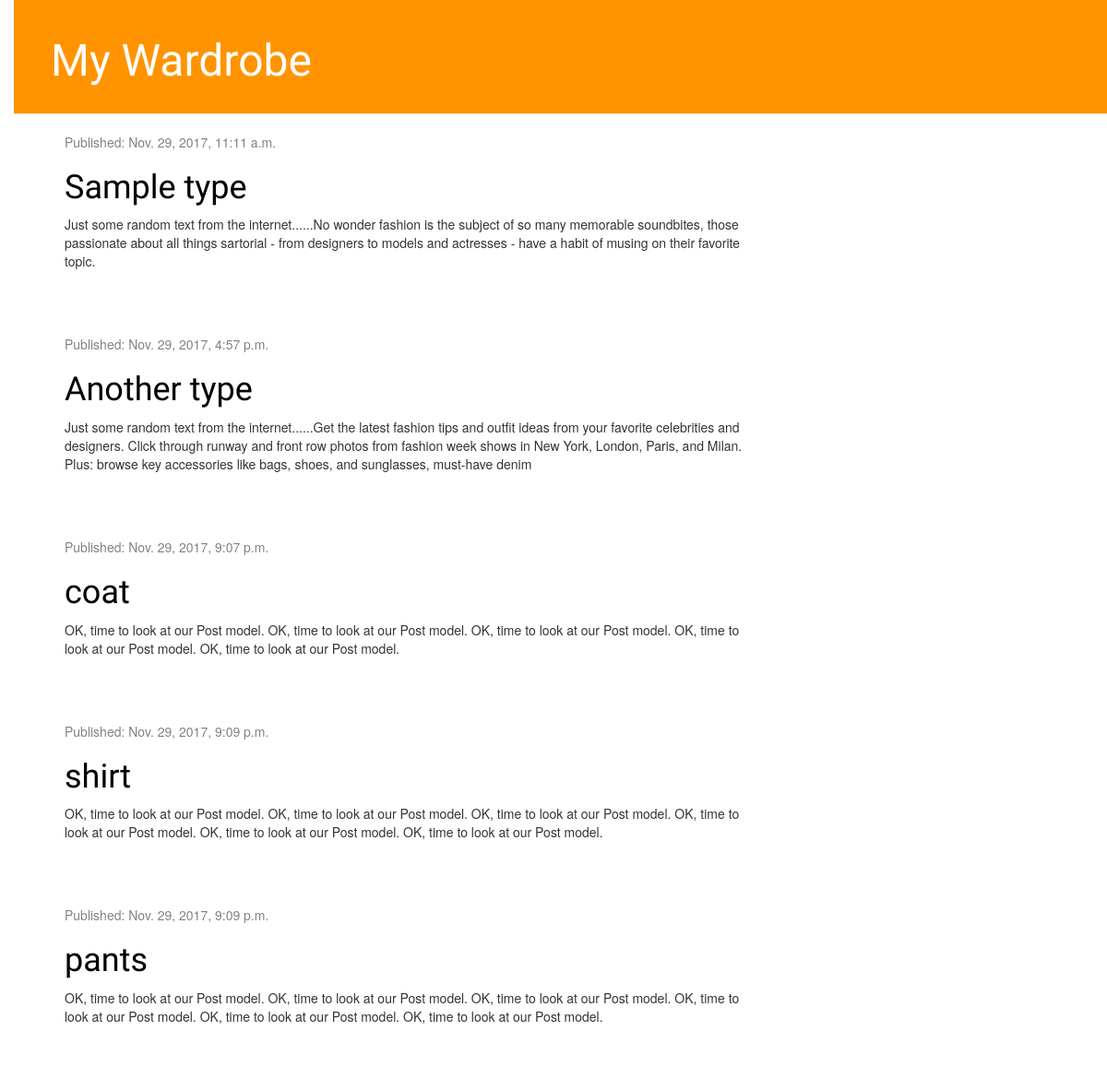
The app's page /, older data.
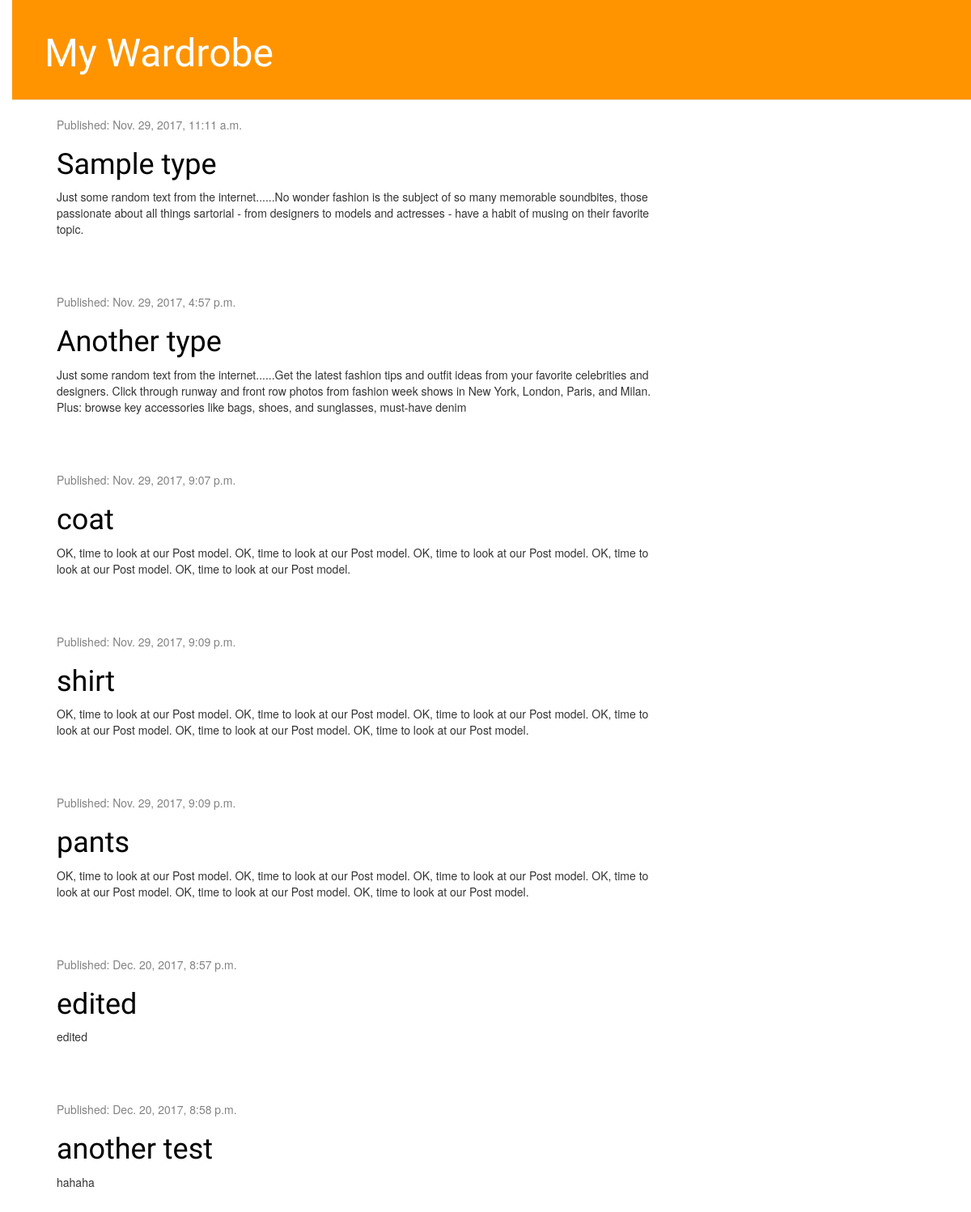
The same page, newer data.
### wardrobe/models.py (models this page shows, shortened)
class Post(models.Model):
    owner = models.ForeignKey('auth.User')
    type = models.CharField(max_length=200)
    description = models.TextField()
    created_date = models.DateTimeField(default=timezone.now)
    published_date = models.DateTimeField(blank=True, null=True)

### wardrobe/views.py (the view)
def post_list(request):
    posts = Post.objects.filter(published_date__lte=timezone.now()).order_by('published_date')
    return render(request, 'wardrobe/post_list.html', {'posts': posts})

### wardrobe/templates/wardrobe/post_list.html
{% extends 'wardrobe/base.html' %}
{% block content %}
    {% for post in posts %}
        <div class="post">
            <div class="date">
                <p>Published: {{ post.published_date }}</p>
            </div>
            <h1><a href="{% url 'post_detail' pk=post.pk %}">{{ post.type }}</a></h1>
            <p>{{ post.description|linebreaksbr }}</p>
        </div>
    {% endfor %}
{% endblock %}

Row changes from the older to the newer data that the page shows:
added Post: published_date "Dec. 20, 2017, 8:57 p.m.", type "edited", description "edited"
added Post: published_date "Dec. 20, 2017, 8:58 p.m.", type "another test", description "hahaha"
